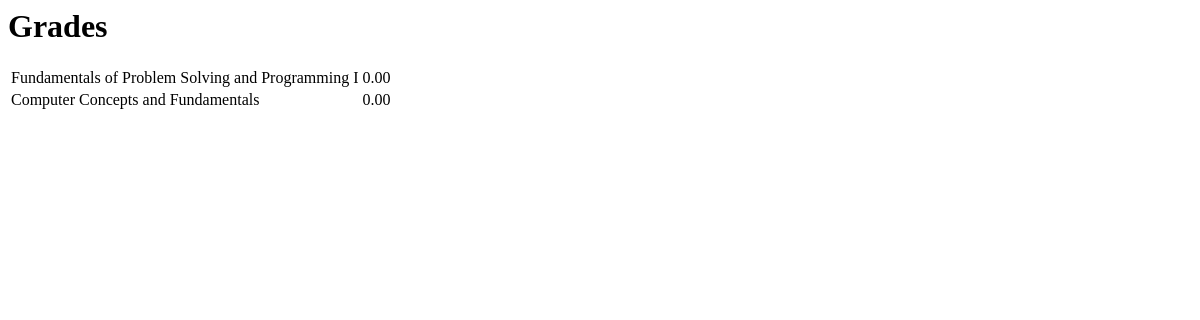
/grades/grades_home (signed in), run on an earlier commit of the app's database.
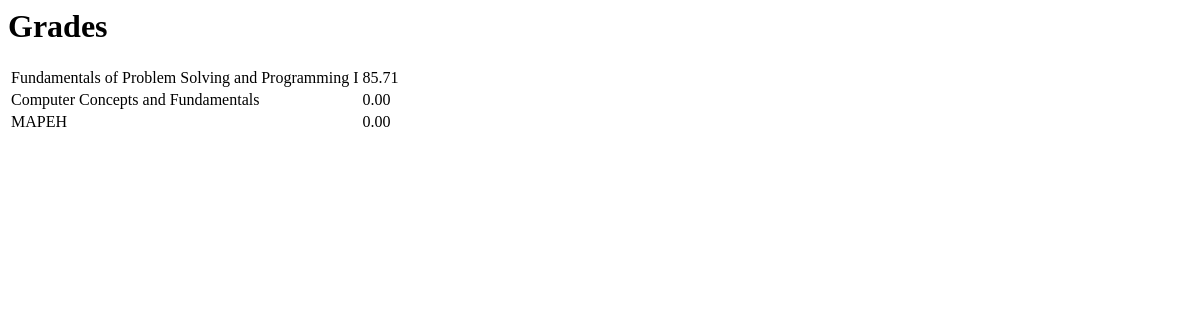
And on a later commit of the database.
### Course/models.py (models this page shows)
class Course(models.Model):
    course_code = models.CharField(max_length=100)
    course_name = models.CharField(max_length=100)
    course_description = models.TextField()
    enrolled_students = models.ManyToManyField('UserAuthentication.Account', related_name='enrolled_students')
    def __str__(self):
        return self.course_code + ' - ' + self.course_name

### Grades/views.py (the view)
# urls.py: path('grades_home', views.grades_home, name='grades home'),
def grades_home(request):
    courses = Course.objects.filter(enrolled_students=request.user)
    print(courses)
    course_grades = []
    for course in courses:
        activities = Activity.objects.filter(course_code=course)
        course_grade = 0
        total_max_grade = 0
        for activity in activities:
            submission = Submission.objects.filter(activity_id=activity, student_id=request.user)
            if submission:
                for sub in submission:
                    course_grade += sub.submission_grade
                    total_max_grade += activity.activity_max_grade
        if total_max_grade > 0:
            course_grade_percentage = (course_grade / total_max_grade) * 100
        else:
            course_grade_percentage = 0
        course_grades.append({'course': course.course_code, 'course_name' : course.course_name, 'grade': round(course_grade_percentage, 2)})
    items = {
        'course_grades': course_grades
    }
    return render(request, 'Grades/grades_home.html', context=items)

### Grades/templates/Grades/grades_home.html
<div id="dominiClass_gradesPage" class="h-screen w-full">
  <div class="flex flex-col h-screen w-full">
    <div
      id="gradesPage_header"
      class="h-16 w-full flex justify-start items-center bg-[#FF6010]"
    >
      <h1 class="text-xl font-sans font-bold text-slate-50 ml-8">Grades</h1>
    </div>
    <div class="h-full w-full flex justify-center bg-[#F6F4F3]">
      <table
        class="w-[90%] sm:w-3/4 h-1/4 border-collapse border-separate border-spacing-y-3 mt-20"
      >
        <tbody
          class="border border-black text-left text-sm sm:text-base indent-6 bg-slate-50"
        >
          {% for grade in course_grades %}
          <tr class="h-12">
            <td id="{{grade.course_name}}" class="border border-black">
              {{grade.course_name}}
            </td>
            <td id="{{grade.id}}" class="border border-black">
              {{grade.grade|floatformat:2}}
            </td>
          </tr>
          {% endfor %}
        </tbody>
      </table>
    </div>
  </div>
</div>

What changed in the data, as far as the page shows it:
added Course: course_name "MAPEH"
Also different on the page:
new list line: "Fundamentals of Problem Solving and Programming I"
new list line: "85.71"
new list line: "0.00"
list line gone: "Fundamentals of Problem Solving and Programming I"
list line gone: "0.00"
